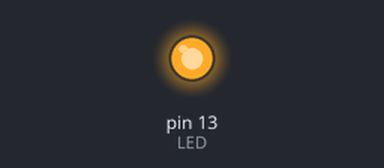
A sketch run on a simulated Arduino Uno, built with avr-gcc and run on an emulated ATmega328P. On the bench: output pins drawn as LEDs (lit = HIGH).

Above: at 0.3 s.
At 5.1 s:
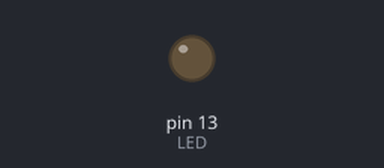
Timing chart, 0 to 7.8 s (numbered marks = the images above):
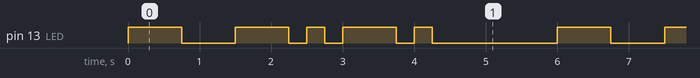

Measured:
- by itself, pin 13 (LED): repeats every 6.0 s: LOW 0.75 s, HIGH 0.75 s, LOW 0.25 s, HIGH 0.25 s, LOW 0.25 s, HIGH 0.75 s, LOW 0.25 s, HIGH 0.25 s, LOW 1.8 s, HIGH 0.75 s
- by itself, everything shown: repeats every 6.0 s, in 10 steps

The sketch:

ampliat.ino
```cpp
/*
  Solucionari Repte SA1-C · Missatge en Morse (AMPLIAT)
  AMPLIACIO 1: el temps del punt es una variable i la ratlla se'n deriva (x3).
  AMPLIACIO 2: funcions punt() i ratlla() per compondre el missatge.
  AMPLIACIO 3: enviar unes inicials respectant les pauses entre lletres i paraules.
  Exemple: inicials "TC" (T = - ; C = -.-.). Canvia-les per les teves.
  Circuit: LED al pin 13 (o LED + 220 ohm a GND).
*/

const int LED = 13;

// AMPLIACIO 1: tot deriva del temps del punt
const int PUNT = 250;
const int RATLLA = PUNT * 3;
const int PAUSA_SENYAL = PUNT;       // 1 unitat entre punts/ratlles d'una lletra
// punt() i ratlla() ja acaben amb PAUSA_SENYAL (1 unitat): les pauses
// addicionals son de 2 i 6 unitats perque els TOTALS siguin 3 i 7.
const int PAUSA_LLETRA = PUNT * 2;   // + 1 del final del simbol = 3 unitats totals
const int PAUSA_PARAULA = PUNT * 6;  // + 1 del final del simbol = 7 unitats totals

// AMPLIACIO 2: funcions basiques
void punt()   { digitalWrite(LED, HIGH); delay(PUNT);   digitalWrite(LED, LOW); delay(PAUSA_SENYAL); }
void ratlla() { digitalWrite(LED, HIGH); delay(RATLLA); digitalWrite(LED, LOW); delay(PAUSA_SENYAL); }

void setup() {
  pinMode(LED, OUTPUT);
}

void loop() {
  // AMPLIACIO 3: inicials "TC"
  // T = -
  ratlla();
  delay(PAUSA_LLETRA);    // total 3 unitats (ja portem 1 unitat del final del simbol)
  // C = -.-.
  ratlla(); punt(); ratlla(); punt();
  delay(PAUSA_PARAULA);   // total 7 unitats entre repeticions (idem: ja en portem 1)
}
```
